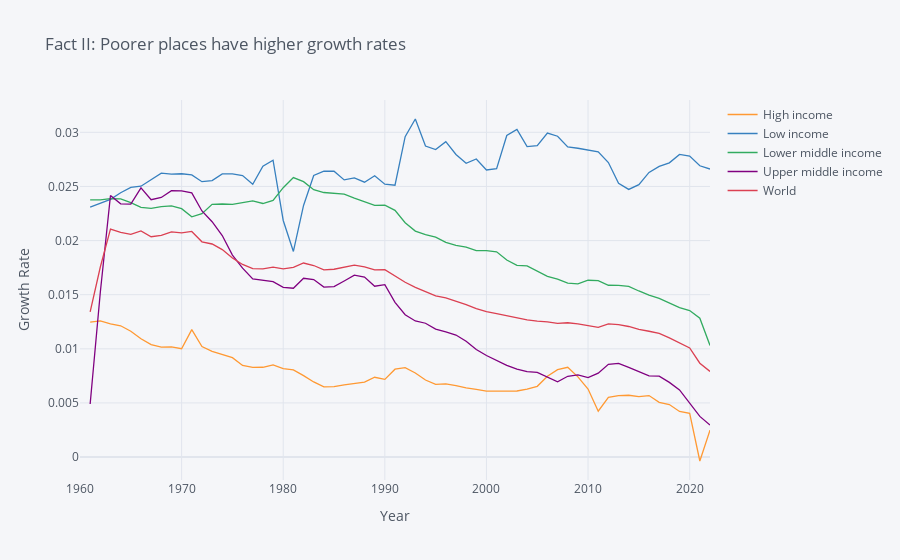

Notebook code for this chart:
### Markdown cell above
Globally, population growth has been basically linear over the last 60
 years.

-   Increases by 1 billion about every 12 years.
-   Implies *rate* of growth falling over time.

How do population growth rates vary by country?

### Code cell
import numpy as np

variable_labels = {"SP.POP.TOTL":"Population"}

# Three letter codes come from wbdata.get_country()
countries = {"WLD":"World",
             "LIC":"Low income",
             "LMC":"Low-medium income",
             "UMC":"Upper-medium income",
             "HIC":"High income",
            }

df = wbdata.get_dataframe(variable_labels, country = countries).squeeze()

df = df.unstack('country')
# Date index is of type string; change to integers
df.index = df.index.astype(int)

# Differences (over time) in logs give us growth rates
np.log(df).diff().iplot(title="Fact II: Poorer places have higher growth rates",
                        yTitle="Growth Rate",xTitle='Year')
